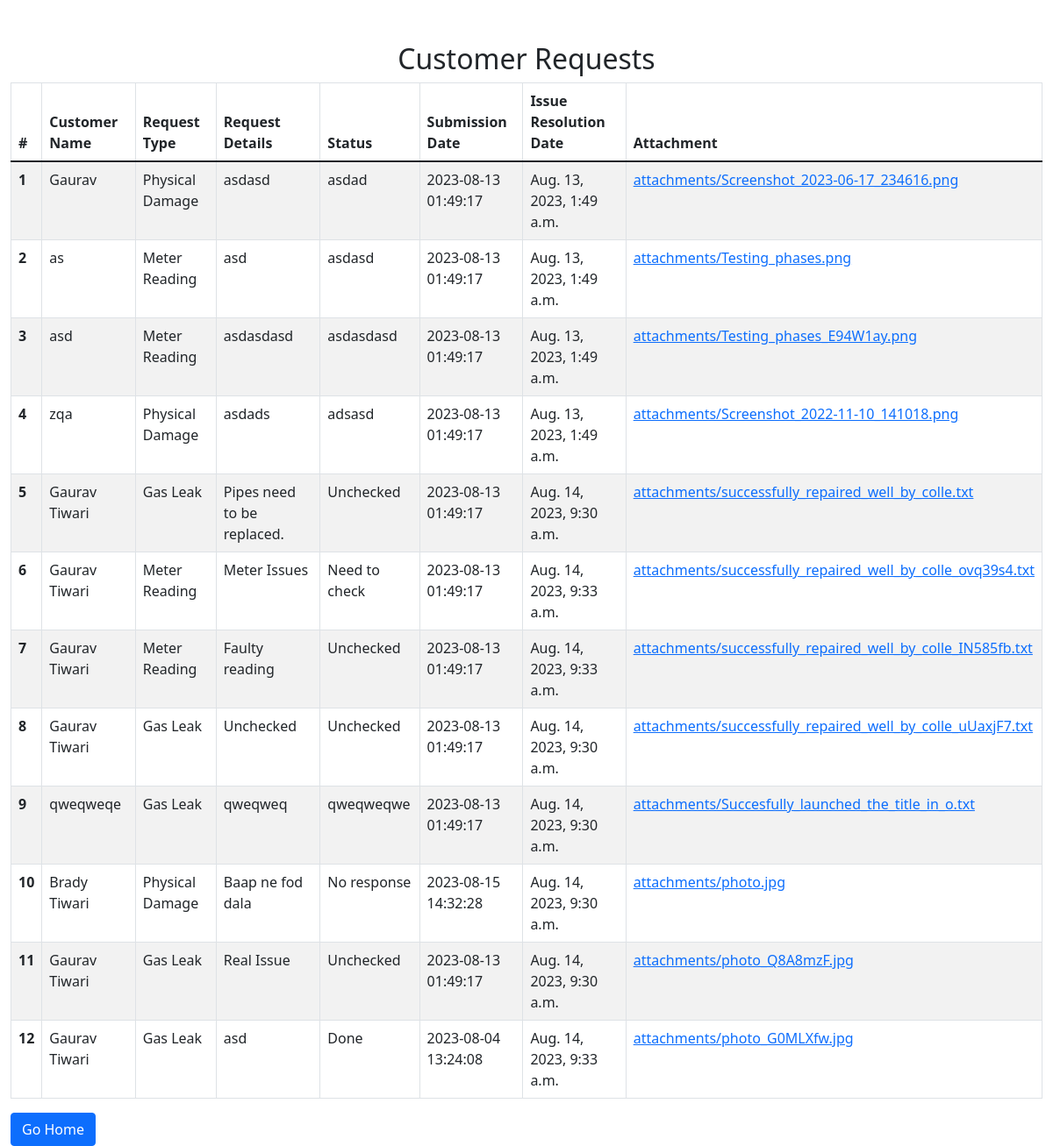
Page /all_requests on the earlier database version.
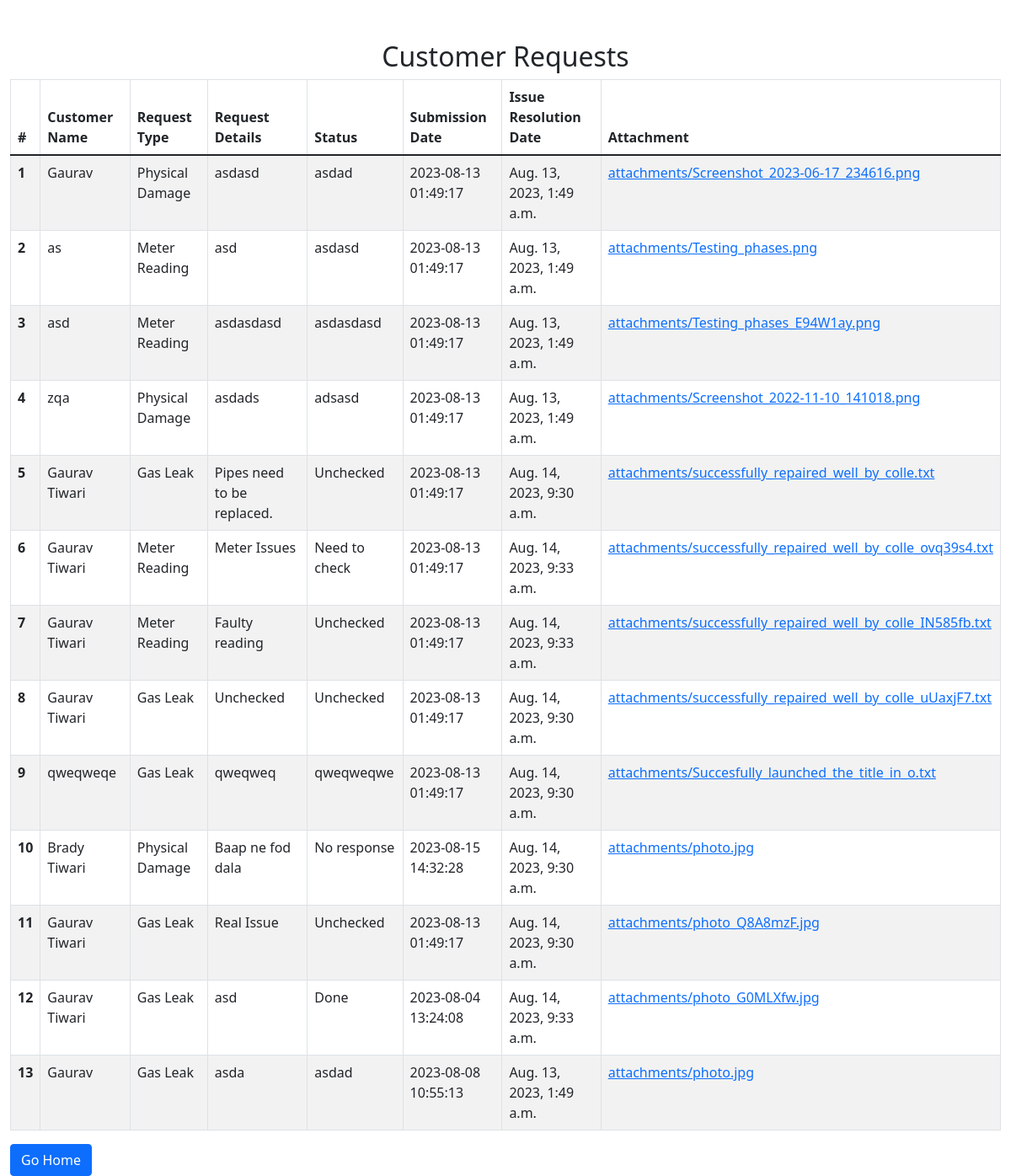
Same page on the later database version.
### Bynry_Gas_Company_Application/models.py (models this page shows, shortened)
class ServiceDatabase(models.Model):
    now = datetime.now()
    TYPES = (
        ('Gas Leak', 'Gas Leak'),
        ('Meter Reading', 'Meter Reading'),
        ('Physical Damage', 'Physical Damage'),
        ('Other', 'Other')
    )
    customer_name = models.CharField(max_length = 100)
    request_type = models.CharField(max_length = 20, choices = TYPES)
    request_details = models.TextField()
    attachment = models.FileField(upload_to = 'attachments/')
    status = models.CharField(max_length = 20, default = 'Pending')
    submitted_at = models.CharField(max_length = 20, default = now.strftime("%m/%d/%Y, %H:%M:%S"))
    resolved_at = models.DateTimeField(null = True, blank = True)

### Bynry_Gas_Company_Application/views.py (the view)
# urls.py: path('all_requests', fetch_all_requests, name='view_request'),
def fetch_all_requests(request):
    if request.method == 'GET':
        all_requests = ServiceDatabase.objects.all()
        return render(request, 'gas_company_services/list_all_customer_requests.html', {'requests': all_requests})

### Bynry_Gas_Company_Application/templates/gas_company_services/list_all_customer_requests.html (shortened to what this page needs)
<!DOCTYPE html>
<html lang="en">
    <head>
        <link href="https://cdn.jsdelivr.net/npm/bootstrap@5.1.3/dist/css/bootstrap.min.css" rel="stylesheet">
    </head>
<body>
  <div class="container-fluid mt-5">
    <h2 style="display: flex; justify-content: center; align-items: center">Customer Requests</h2>
    <div style="display: flex; justify-content: center; align-items: center">
        <table class="table table-hover table-bordered table-striped">
            <thead class="thead-dark">
              <tr>
                <th scope="col">#</th>
                <th scope="col">Customer Name</th>
                <th scope="col">Request Type</th>
                <th scope="col">Request Details</th>
                <th scope="col">Status</th>
                <th scope="col">Submission Date</th>
                <th scope="col">Issue Resolution Date</th>
                <th scope="col">Attachment</th>
              </tr>
            </thead>
            <tbody>
            {% for request in requests %}
              <tr>
                <th scope="row">{{ forloop.counter }}</th>
                <td>{{ request.customer_name }}</td>
                <td>{{ request.request_type }}</td>
                <td>{{ request.request_details }}</td>
                <td>{{ request.status }}</td>
                <td>{{ request.submitted_at }}</td>
                <td>{{ request.resolved_at }}</td>
                <td>
                    {% if request.attachment %}
                            <a href="{{ request.attachment.url }}" target="_blank">{{ request.attachment }}</a>
                        {% else %}
                            No attachment
                        {% endif %}
                </td>
              </tr>
            {% endfor %}
            </tbody>
          </table>
    </div>
    <a href="http://127.0.0.1:8000/" class="btn btn-primary" style="float:left;">Go Home</a>
    </div>
</body>
</html>

Differences in the rows shown:
added ServiceDatabase: customer_name "Gaurav", request_type "Gas Leak", request_details "asda", status "asdad", submitted_at "2023-08-08 10:55:13", resolved_at "Aug. 13, 2023, 1:49 a.m.", attachment "attachments/photo.jpg"
